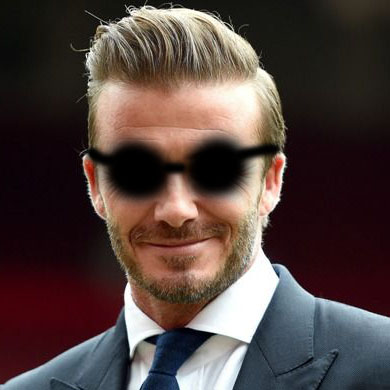
#> input picture hw3/test.jpg, 390 x 390 px
$ jupyter execute hopfield.ipynb
#> lines starting #> are read from the running program, lines starting #| are printed output that depends on the picture; after the words box and inside, x2 and y2 are one past the last pixel; in counts of white or black regions, pixels touching at a corner belong together
[cell 1]
import cv2 as cv
import numpy as np
import random
from matplotlib import pyplot as plt


def img2bipolar(img, thresh):
    """
    changing image to bipolar vector for better processing
    :param img: input array of grayscale image
    :param thresh: threshold value to perform bipolarization :)
    :return: bipolar vector of input image
    """
    _, thresh1 = cv.threshold(img, thresh, 255, cv.THRESH_BINARY)
    thresh1 = np.where(thresh1 == 0, -1, 1)
    return thresh1


def bipolar2img(data):
    """
    converting the bipolar image to [1 255] scale for better visualization
    :param data: bipolar image vector
    :return: scaled image vector ready to visualize
    """
    # data is 1 or -1 matrix
    y = np.zeros(data.shape, dtype=np.uint8)
    y[data == 1] = 255
    y[data == -1] = 0
    return y


def mat2vec(x):
    """
    converting image matrix to 1D array
    :param x: input 2D numpy array
    :return: 1D converted vector
    """
    m = x.shape[0] * x.shape[1]
    vec = np.zeros(m)
    p = 0
    for i in range(x.shape[0]):
        for j in range(x.shape[1]):
            vec[p] = x[i, j]
            p += 1
    return vec


def vec2mat(vec, w, h):
    """
    converting the image vector to matrix for plotting
    :param vec: array of image
    :param w: width
    :param h: height
    :return: returns a matrix of input vector
    """
    return vec.reshape(w, h)


def create_w(x):
    """
    creates wight matrix with zero diagonal elements
    :param x: input bipolar vector of train image
    :return: weight matrix
    """
    if len(x.shape) != 1:
        print("The input is not vector")
        return
    else:
        w = np.zeros([len(x), len(x)])
        for i in range(len(x)):
            for j in range(i, len(x)):
                if i == j:
                    w[i, j] = 0
                else:
                    w[i, j] = x[i] * x[j]
                    w[j, i] = w[i, j]
    return w


def iteration(test_vector, weight_mat, theta=0.5, iteration=1000):
    """
    :param test_vector: bipolar vector of test image
    :param weight_mat: created weight matrix based on training image
    :param theta: threshold of the neuron
    :param iteration: iteration or epoch
    :return: the recalled test image vector
    """

    for _ in range(iteration):
        # choosing random pixels from test vector
        i = random.randint(0, len(test_vector) - 1)
        u = np.dot(weight_mat[i][:], test_vector) - theta

        if u > 0:
            test_vector[i] = 1
        elif u < 0:
            test_vector[i] = -1

    return test_vector

[cell 2]
test_img = cv.imread('test.jpg', cv.IMREAD_GRAYSCALE)
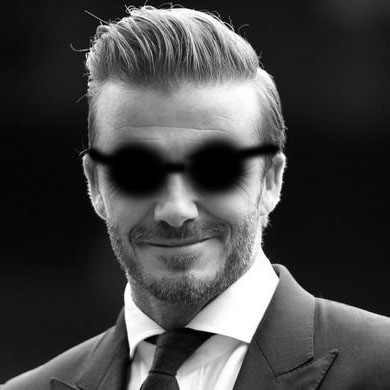
#> test_img: shape (390, 390); min 0, max 255, mean 70.6
train_img = cv.imread('train.jpg', cv.IMREAD_GRAYSCALE)
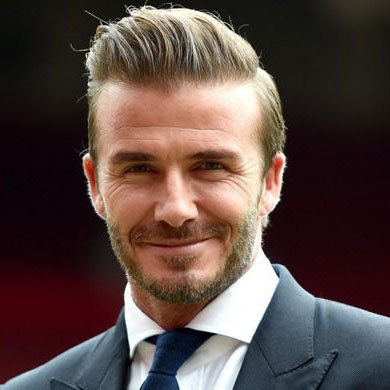
#> input picture hw3/train.jpg, 390 x 390 px
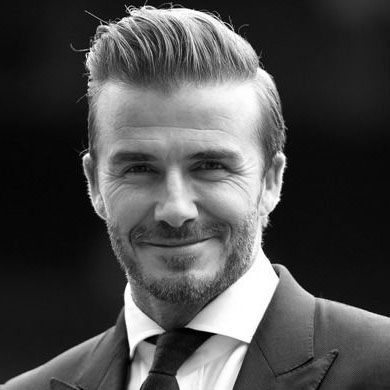
#> train_img: shape (390, 390); min 0, max 255, mean 76.4
test_img = cv.resize(test_img, (80, 80))
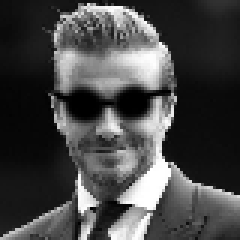
#> test_img: shape (80, 80) (shown 3 times larger); min 0, max 255, mean 70.5
train_img = cv.resize(train_img, (80, 80))
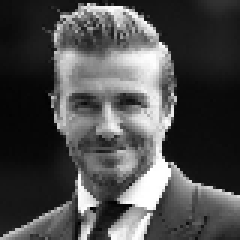
#> train_img: shape (80, 80) (shown 3 times larger); min 1, max 255, mean 76.3

train = img2bipolar(train_img, 120)
#> in img2bipolar, `_, thresh1 = cv.threshold(img, thresh, 255, cv.THRESH_BINARY)`:
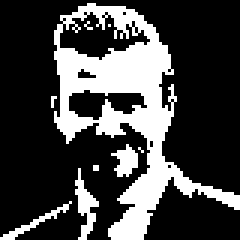
#> thresh1: shape (80, 80) (shown 3 times larger); 26.3% white; 9 white regions (5 under 20 px), largest, box (x1, y1, x2, y2) and area: (18, 1, 80, 80) 1477, (25, 56, 33, 80) 82, (37, 48, 46, 59) 58, (0, 67, 24, 80) 52
train_vec = mat2vec(train)
#> after the loop in mat2vec, `for i in range(x.shape[0]):`: p = 6400; vec = 6400 values, max 1 at index 109, min -1 at index 0, mean -0.473
#> train_vec has the same summary as vec in mat2vec
plt.imshow(bipolar2img(train))
plt.title('train image')
plt.show()

weight_mat = create_w(train_vec)
#> in create_w, `w = np.zeros([len(x), len(x)])`: w: shape (6400, 6400) float64; every value is 0
#> after the loop in create_w, `for i in range(len(x)):`:
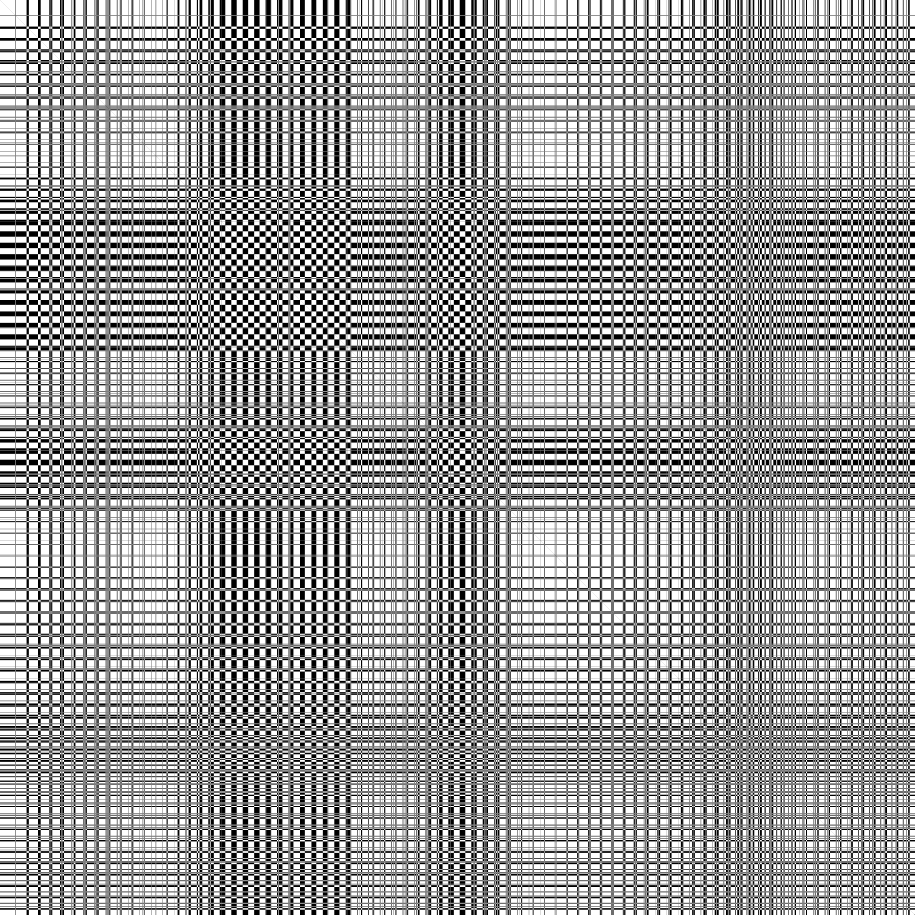
#> w: shape (6400, 6400) float64 (shown at 1/7 size); min -1, max 1, mean 0.224; drawn with min black and max white

test = img2bipolar(test_img, 120)
#> call 2 of img2bipolar, with thresh = 120
#> in img2bipolar (call 2), `_, thresh1 = cv.threshold(img, thresh, 255, cv.THRESH_BINARY)`:
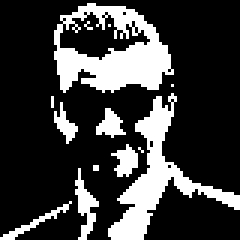
#> thresh1: shape (80, 80) (shown 3 times larger); 23.2% white; 13 white regions (6 under 20 px), largest, box (x1, y1, x2, y2) and area: (18, 1, 58, 31) 644, (36, 31, 80, 80) 534, (25, 56, 33, 80) 82
test_vec = mat2vec(test)
#> test_vec = 6400 values, max 1 at index 109, min -1 at index 0, mean -0.535
plt.imshow(bipolar2img(test))
plt.title('test image')
plt.show()

final_vec = iteration(test_vector=test_vec,
                      weight_mat=weight_mat,
                      theta=.5,
                      iteration=15000)
#> the loop in iteration, `for _ in range(iteration):` made 15000 passes
#> (i, u) on passes 1 to 3: (3155, 6004.5), (6209, -6005.5), (3445, -6005.5)
#> after the loop in iteration, `for _ in range(iteration):`: test_vector = 6400 values, max 1 at index 109, min -1 at index 0, mean -0.48
#> final_vec has the same summary as test_vector in iteration
plt.imshow(bipolar2img(vec2mat(final_vec, w=80, h=80)))
#> in vec2mat, `return vec.reshape(w, h)`:
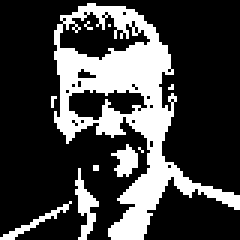
#> returned value: shape (80, 80) float64 (shown 3 times larger); values -1 (black) and 1 (white), 26% white; 10 white regions (6 under 20 px), largest, box (x1, y1, x2, y2) and area: (18, 1, 80, 80) 1453, (25, 56, 33, 80) 82, (37, 48, 46, 59) 58, (0, 67, 24, 80) 52
#> in bipolar2img (call 3), `y = np.zeros(data.shape, dtype=np.uint8)`: y: shape (80, 80); every value is 0
plt.title('final image after the process')
plt.show()
